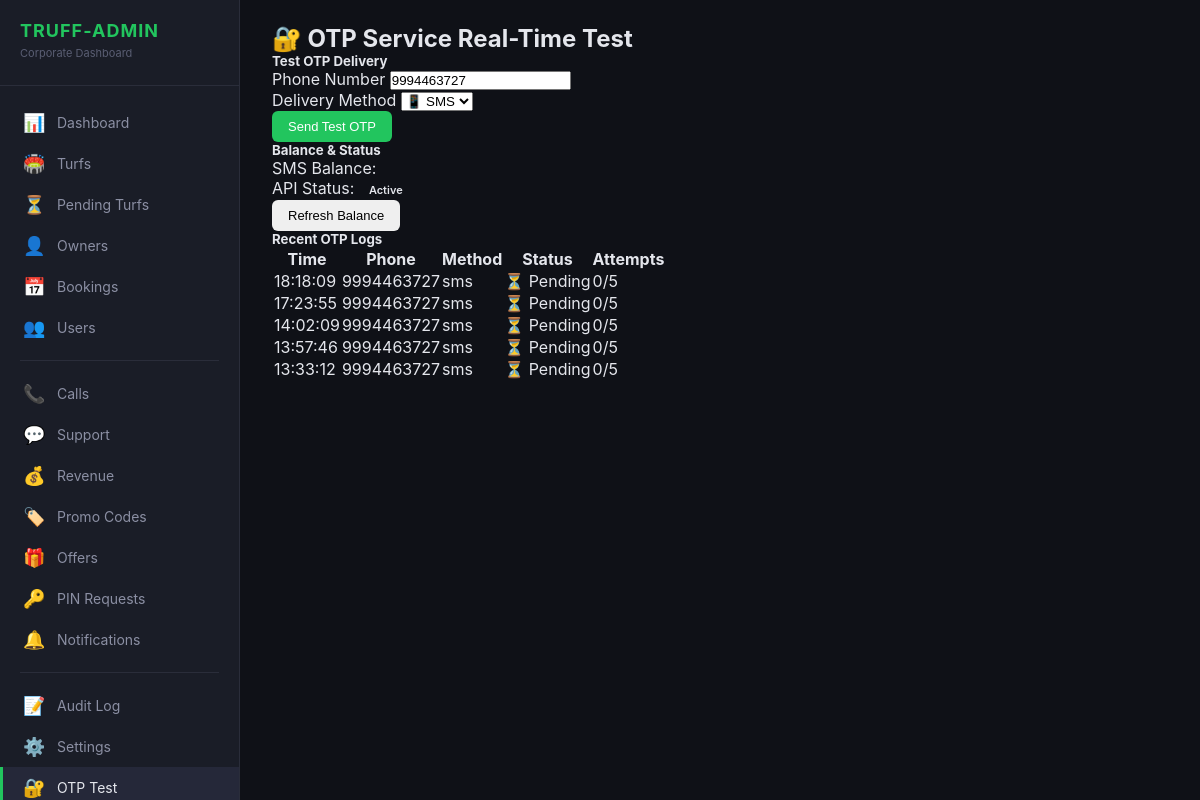
The page /truff-admin/otp-test/ (signed in) on the database its author committed.
### users/models.py (models this page shows, shortened)
class OTPRequest(models.Model):
    PURPOSE_REGISTRATION = 'registration'
    PURPOSE_RESET = 'reset'
    PURPOSE_LOGIN = 'login'
    PURPOSE_PHONE_CHANGE = 'phone_change'
    PURPOSE_CHOICES = [
        (PURPOSE_REGISTRATION, 'Registration'),
        (PURPOSE_RESET, 'Password Reset'),
        (PURPOSE_LOGIN, 'Login'),
        (PURPOSE_PHONE_CHANGE, 'Phone Change'),
    ]
    METHOD_SMS = 'sms'
    METHOD_CHOICES = [
        (METHOD_SMS, 'SMS'),
    ]
    phone = models.CharField(max_length=15)
    code = models.CharField(max_length=6)
    purpose = models.CharField(
        max_length=20, choices=PURPOSE_CHOICES, default='', blank=True
    )
    method = models.CharField(
        max_length=5, choices=METHOD_CHOICES, default=METHOD_SMS
    )
    attempts = models.PositiveSmallIntegerField(default=0)
    expires_at = models.DateTimeField()
    is_verified = models.BooleanField(default=False)
    created_at = models.DateTimeField(auto_now_add=True)
    class Meta:
        ordering = ['-created_at']
        indexes = [
            models.Index(fields=['phone', '-created_at']),
            models.Index(fields=['phone', 'purpose', 'is_verified']),
        ]

### truff_admin_panel/views.py (the view)
# urls.py: path('otp-test/', views.OTPTestView.as_view(), name='otp_test'),
class OTPTestView(TruffAdminRequiredMixin, View):
    def get(self, request):
        from users.otp_service import TwoFactorService
        from users.models import OTPRequest
        service = TwoFactorService()
        balances = service.get_balance()
        recent_otps = OTPRequest.objects.all().order_by('-created_at')[:10]
        context = {
            'sms_balance': balances.get('sms', 0),
            'recent_otps': recent_otps,
            'active_tab': 'otp_test'
        }
        return render(request, 'truff_admin/otp_test.html', context)

### truff_admin_panel/context_processors.py (called while the page is built)
def pending_turf_count(request):
    if not request.user.is_authenticated:
        return {}
    if not (request.user.is_staff or request.user.groups.filter(name='Truff Admin').exists()):
        return {}
    try:
        return {'pending_turf_count': Turf.objects.filter(status=TurfStatus.PENDING).count()}
    except Exception:
        return {'pending_turf_count': 0}

### truff_admin_panel/mixins.py (called while the page is built)
    def test_func(self):
        user = self.request.user
        if not user.is_authenticated:
            return False
        return user.is_staff or user.groups.filter(name='Truff Admin').exists()

### truff_admin_panel/templates/truff_admin/otp_test.html (shortened to what this page needs)
{% extends "truff_admin/base.html" %}
{% block content %}
<div class="container-fluid">
    <h2>🔐 OTP Service Real-Time Test</h2>
    <div class="row">
        <div class="col-md-6">
            <div class="card">
                <div class="card-header bg-primary text-white">
                    <h5 class="mb-0">Test OTP Delivery</h5>
                </div>
                <div class="card-body">
                    <div class="mb-3">
                        <label class="form-label">Phone Number</label>
                        <input type="text" id="testPhone" class="form-control" value="9994463727"
                            placeholder="Enter 10-digit number">
                    </div>
                    <div class="mb-3">
                        <label class="form-label">Delivery Method</label>
                        <select id="testMethod" class="form-control">
                            <option value="sms">📱 SMS</option>
                        </select>
                    </div>
                    <button class="btn btn-primary" onclick="testOTPDelivery()">
                        Send Test OTP
                    </button>
                </div>
            </div>
        </div>
        <div class="col-md-6">
            <div class="card">
                <div class="card-header bg-success text-white">
                    <h5 class="mb-0">Balance & Status</h5>
                </div>
                <div class="card-body">
                    <div id="balanceInfo">
                        <p>SMS Balance: </p>
                        <p>API Status: <span id="apiStatus" class="badge bg-success">Active</span></p>
                    </div>
                    <button class="btn btn-info" onclick="refreshBalance()">
                        Refresh Balance
                    </button>
                </div>
            </div>
        </div>
    </div>
    <div class="row mt-4">
        <div class="col-12">
            <div class="card">
                <div class="card-header bg-warning">
                    <h5 class="mb-0">Recent OTP Logs</h5>
                </div>
                <div class="card-body">
                    <table class="table">
                        <thead>
                            <tr>
                                <th>Time</th>
                                <th>Phone</th>
                                <th>Method</th>
                                <th>Status</th>
                                <th>Attempts</th>
                            </tr>
                        </thead>
                        <tbody id="otpLogs">
                            {% for log in recent_otps %}
                            <tr>
                                <td>{{ log.created_at|date:"H:i:s" }}</td>
                                <td>{{ log.phone }}</td>
                                <td>{{ log.method }}</td>
                                <td>{% if log.is_verified %}✅ Verified{% else %}⏳ Pending{% endif %}</td>
                                <td>{{ log.attempts }}/5</td>
                            </tr>
                            {% endfor %}
                        </tbody>
                    </table>
                </div>
            </div>
        </div>
    </div>
</div>
{% endblock %}

### truff_admin_panel/static/truff_admin/css/style.css (style rules this page uses)
:root { --bg-primary: #0f1117; --bg-secondary: #1a1d27; --bg-card: #1e2130; --bg-hover: #252839; --border: #2a2d3a; --text-primary: #e4e6ec; --text-secondary: #8b8fa3; --text-muted: #5a5e73; --accent: #22c55e; --accent-hover: #16a34a; --accent-light: rgba(34, 197, 94, 0.12); --danger: #ef4444; --warning: #f59e0b; --info: #3b82f6; }
* { margin: 0; padding: 0; box-sizing: border-box; }
body { font-family: -apple-system, BlinkMacSystemFont, 'Segoe UI', Roboto, sans-serif; background: var(--bg-primary); color: var(--text-primary); min-height: 100vh; }
.badge { display: inline-block; padding: 3px 10px; border-radius: 12px; font-size: 11px; font-weight: 600; text-transform: capitalize; }
.btn { display: inline-flex; align-items: center; gap: 6px; padding: 8px 16px; border: none; border-radius: 6px; font-size: 13px; font-weight: 500; cursor: pointer; transition: all 0.15s; }
.btn-primary { background: var(--accent); color: #fff; }

### rows shown on the page
OTPRequest: created_at "18:18:09", phone "9994463727", method "sms", is_verified "⏳ Pending", attempts "0"
OTPRequest: created_at "17:23:55", phone "9994463727", method "sms", is_verified "⏳ Pending", attempts "0"
OTPRequest: created_at "14:02:09", phone "9994463727", method "sms", is_verified "⏳ Pending", attempts "0"
OTPRequest: created_at "13:57:46", phone "9994463727", method "sms", is_verified "⏳ Pending", attempts "0"
OTPRequest: created_at "13:33:12", phone "9994463727", method "sms", is_verified "⏳ Pending", attempts "0"
